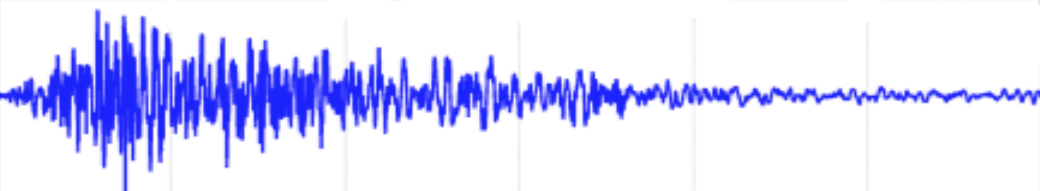
#> input picture Models/earthquake_data/s1-01-X-scale-1G-60sec.png, 1040 x 191 px, given as the content of the folder ./drive/MyDrive/Colab Notebooks/EarthQuakeAcc, which was not available
$ jupyter execute --allow-errors Earthquake_Acceleration_Data.ipynb   (text cells are left out)
#> lines starting #> are read from the running program, lines starting #| are printed output that depends on the picture; pictures that were not available may be replaced by others from this repository, and a replacement may not be noted
[cell 1]
import cv2
import PIL
from os import listdir
from os.path import isfile, join
import matplotlib.pyplot as plt
import numpy as np

[cell 2]
dir = "./drive/MyDrive/Colab Notebooks/EarthQuakeAcc"
imageFiles = [f for f in listdir(dir) if ".png" in f]
#print(imageFiles)

# load the images
images = dict([(imageFile, cv2.imread(join(dir, imageFile), cv2.IMREAD_ANYDEPTH)) for imageFile in imageFiles])

# show the images
def plotImages(images):
  columns = 3
  plt.figure(figsize=(20,10))
  plt.subplots_adjust(left=0.1, bottom=0.1, right=0.9, top=0.9, wspace=0.5, hspace=0.5)
  for i, image in enumerate(images):
      plt.subplot(len(images) / columns + 1, columns, i + 1)
      plt.imshow(image, cmap='Greys_r')

plotImages(images.values())
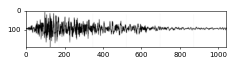
#> figure drawn by matplotlib, 1 panel

[cell 3]
binaryImages = dict((name, cv2.threshold(image, 150, 255, cv2.THRESH_BINARY)[1]) for name,image in images.items())
#> binaryImages = 1 item

plotImages(binaryImages.values())
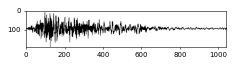
#> figure drawn by matplotlib, 1 panel

[cell 4]
ONE_G = 980.665

dataSets = []

# Source 1, example 1
#> (the rest of this cell did not finish here and is left out)

[cell 5]
class Point():
  # [4 lines left out: function __init__, not called in this run]

  def __str__(self):
    return "Point[t={},min={},max={}]".format(self.time, self.min, self.max)

# [25 lines left out: function processImage, not called in this run]

subplots = 0
# [10 lines left out: function plotPoints, not called in this run]

for dataSet in dataSets:
  name = dataSet["Name"]
  scale = dataSet["Scale"]
  time = dataSet["Time"]

  fig = plt.figure(figsize=(12,3))
  #fig.canvas.set_window_title('Window Title')
  #ax = fig.add_axes([0, 0, 1, 1])
  #ax.set_title(dataSet["Name"])
  plt.subplots_adjust(left=0.1, bottom=0.1, right=0.9, top=0.9, wspace=0.5, hspace=0.5)

  subplots = 1

  if dataSet["X"] is not None:
    dataSet["pointsX"] = processImage(dataSet["X"], scale, time)
    plotPoints(dataSet["pointsX"], name + " - X")

  if dataSet["Y"] is not None:
    dataSet["pointsY"] = processImage(dataSet["Y"], scale, time)
    plotPoints(dataSet["pointsY"], name + " - Y")

  if dataSet["Z"] is not None:
    dataSet["pointsZ"] = processImage(dataSet["Z"], scale, time)
    plotPoints(dataSet["pointsZ"], name + " - Z")

  if "XYZ" in dataSet:
    dataSet["pointsXYZ"] = processImage(dataSet["XYZ"], scale, time)
    plotPoints(dataSet["pointsXYZ"], name + " - XYZ")


#plt.imshow(dataSets[0]["X"], cmap='Greys_r', alpha=0.25)


#print(points[10])
#print(points[0:10])

[cell 6]
for dataSet in dataSets:
  name = dataSet["Name"]
  time = dataSet["Time"]
  x = dataSet["X"].shape[0] if dataSet["X"] is not None else dataSet["XYZ"].shape[0]
  freq = x/time
  print("{} freq={}".format(name, freq))

[cell 7]
# [35 lines left out: function interpolate, not called in this run]

# interpolate, time = 0 - 30 sec, freq = 100 Hz
#> (the rest of this cell did not finish here and is left out)

[cell 8]
randomSeed = 42
# [8 lines left out: function randomizedCopy, not called in this run]

freq = 100
segments = []
for dataSet in dataSets:
  name = dataSet["Name"]
  scale = dataSet["Scale"]
  time = dataSet["Time"]

  if "pointsXYZ" in dataSet:
    X = randomizedCopy(dataSet["pointsXYZ"], 0.5)
    Y = randomizedCopy(dataSet["pointsXYZ"], 0.5)
    Z = randomizedCopy(dataSet["pointsXYZ"], 0.5)

  elif "pointsZ" not in dataSet:
    X = dataSet["pointsX"]
    Y = dataSet["pointsY"]
    #Z = dataSet["pointsY"]
    print("{} {} {}".format(X[0].time, X[0].min, X[0].max))
    print("{} {} {}".format(Y[0].time, Y[0].min, Y[0].max))
    Z = randomizedCopy(dataSet["pointsX"], 0.5)
    print("{} {} {}".format(Z[0].time, Z[0].min, Z[0].max))

  else:
    X = dataSet["pointsX"]
    Y = dataSet["pointsY"]
    Z = dataSet["pointsZ"]

  tStart = max(X[0].time, Y[0].time, Z[0].time)
  tEnd = min(X[-1].time, Y[-1].time, Z[-1].time)
  #tEnd = 20

  segX = interpolate(X, tStart, tEnd, freq)
  segY = interpolate(Y, tStart, tEnd, freq)
  segZ = interpolate(Z, tStart, tEnd, freq)

  fig = plt.figure(figsize=(12,3))
  ax = fig.add_axes([0, 0, 1, 1])
  ax.set_title("Interpolate (all)")

  x = [p.time for p in segX]
  y = [p.min for p in segX]
  y2 = [p.min for p in segY]
  y3 = [p.min for p in segZ]
  ax.plot(x, y)
  ax.plot(x, y2)
  ax.plot(x, y3)

  segments.append((segX, segY, segZ))

[cell 9]
# [10 lines left out: function randomIdle, not called in this run]

def adjustTime(points, adj):
  return [Point(p.min, p.max, p.time + adj) for p in points]

def concatenate(segments, freq, idle):
#> called with freq = 100, idle = 20
  time = 0
  step = 1 / freq
  Xres, Yres, Zres = [], [], []
  for segment in segments:
    idleX = adjustTime(randomIdle(freq, idle), time)
    idleY = adjustTime(randomIdle(freq, idle), time)
    idleZ = adjustTime(randomIdle(freq, idle), time)

    time = time + idle + step
    #print(time)

    (X, Y, Z) = segment
    Xadj = adjustTime(X, time)
    Zadj = adjustTime(Y, time)
    Yadj = adjustTime(Z, time)

    time = Xadj[-1].time + step

    Xres.extend(idleX)
    Xres.extend(Xadj)
    Yres.extend(idleY)
    Yres.extend(Yadj)
    Zres.extend(idleZ)
    Zres.extend(Zadj)

  return Xres, Yres, Zres

freq = 100
idle = 20

Xres, Yres, Zres = concatenate(segments, freq, idle)

# plot
fig = plt.figure(figsize=(12,3))
ax = fig.add_axes([0, 0, 1, 1])
ax.set_title("Interpolate (all)")

x = [p.time for p in Xres]
y = [p.min for p in Xres]
y2 = [p.min for p in Yres]
y3 = [p.min for p in Zres]
ax.plot(x, y)
ax.plot(x, y2)
ax.plot(x, y3)
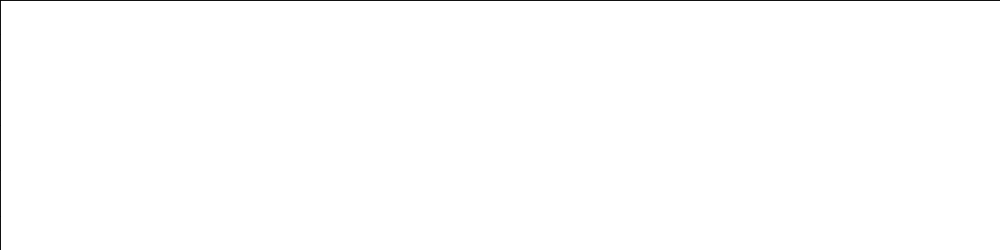
#> figure drawn by matplotlib, 1 panel

[cell 10]
def scale(points, ampScale, timeScale):
  return [Point(ampScale * p.min, ampScale * p.max, timeScale * p.time) for p in points]

timeScaling = [0.5, 1.5, 2, 3]
scaledSegments = []
for segment in segments:
  (X, Y, Z) = segment
  Xmin = min([p.min for p in X])
  Ymin = min([p.min for p in X])
  Zmin = min([p.min for p in X])
  Xmax = max([p.max for p in X])
  Ymax = max([p.max for p in X])
  Zmax = max([p.max for p in X])
  avgLimits = ((Xmax + Ymax + Zmax) - (Xmin + Ymin + Zmin)) / 6
  print(avgLimits)
  if avgLimits > 700:
    ampScaling = [0.1, 0.3, 0.5, 0.75]
  elif avgLimits > 300:
    ampScaling = [0.2, 0.4, 0.75, 1.25]
  elif avgLimits > 100:
    ampScaling = [0.4, 0.75, 1.25, 1.5]
  else:
    ampScaling = [1.2, 1.5, 1.75, 2]

  scaledSegments.append((X, Y, Z))
  for timeScale in timeScaling:
    for ampScale in ampScaling:
      Xscaled = randomizedCopy(scale(X, ampScale, timeScale), 0.2)
      Yscaled = randomizedCopy(scale(Y, ampScale, timeScale), 0.2)
      Zscaled = randomizedCopy(scale(Z, ampScale, timeScale), 0.2)
      scaledSegments.append((Xscaled, Yscaled, Zscaled))

import random
random.shuffle(scaledSegments)

Xres, Yres, Zres = concatenate(scaledSegments, freq, 100)

# plot
fig = plt.figure(figsize=(12,3))
ax = fig.add_axes([0, 0, 1, 1])
ax.set_title("Interpolate (all)")

x = [p.time for p in Xres]
y = [p.min for p in Xres]
y2 = [p.min for p in Yres]
y3 = [p.min for p in Zres]
ax.plot(x, y)
ax.plot(x, y2)
ax.plot(x, y3)

[cell 11]
import csv

ONE_G_14_BIT = 4096
CONV_CONST = ONE_G_14_BIT / ONE_G
print(CONV_CONST)

with open(dir + "/data.csv", 'w') as csvfile:
    csvwriter = csv.writer(csvfile, delimiter=',', quotechar='|', quoting=csv.QUOTE_MINIMAL)
    print(len(Xres), len(Yres), len(Zres))
    csvwriter.writerow(["Time", "AccX", "AccY", "AccZ"])
    for (x, y, z) in zip(Xres, Yres, Zres):
      csvwriter.writerow([x.time, x.min * CONV_CONST, y.min * CONV_CONST, z.min * CONV_CONST])
